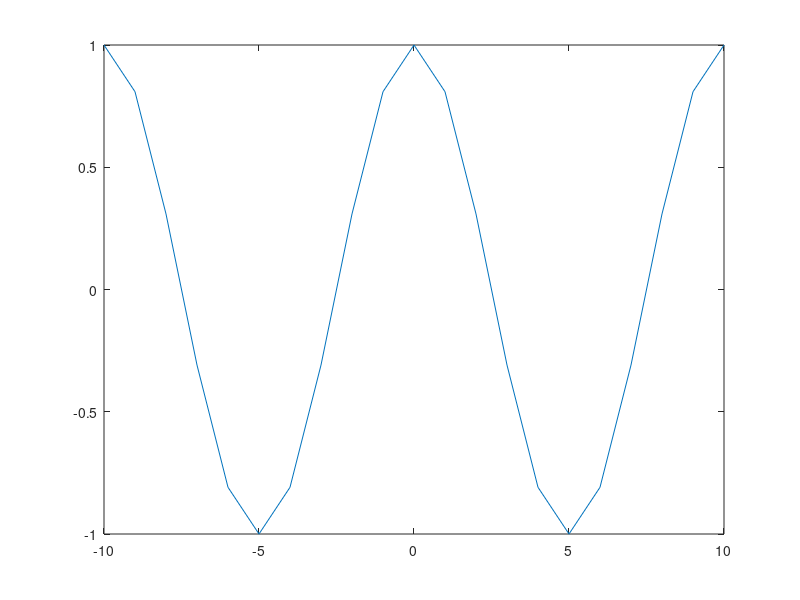
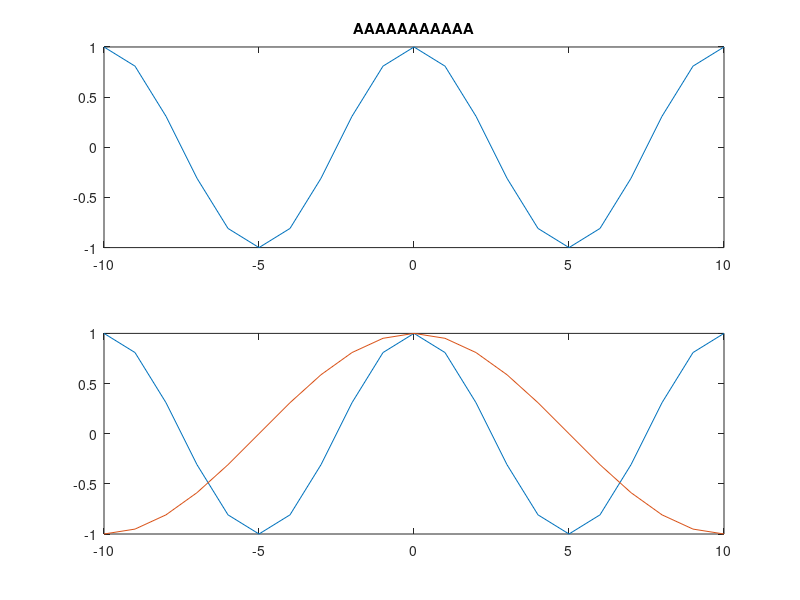

These figures' MATLAB source, in order:
% Fazendo grafico de uma variavel
x=[-10:10]; yreta=x; yparab=x.^2;
x2=[-20:10:20]; yreta2=x2; yparab2=x2.^2;
cos1=cos((pi/5).*x); cos2=cos((pi/10).*x);cos3=cos((pi/10).*x2);
x3=[-10:0.25:10];cos3=cos((pi/5).*x3);
x4=[-10:2:10];cos4=cos((pi/5).*x4);

%Plotando grafico
plot(x,yreta)
figure(2),plot(x,yreta,'k') %Mudando onde guarda o grafico default=figure(1)
plot(x,yreta,'ko')
plot(x,yreta,'ko-')
plot(x,yreta,'.-r')

%'Criando' cor com a escala RGB.
plot(x,yreta,'.-r','Color',[0 0.7 0])
plot(x,yreta,'.-r','Color',[1 1 0])
plot(x,yreta,'.-r','Color',[0 0.4470 0.7410])
plot(x,yreta,'.-r','Color',[255, 153, 51]/255)
grid

%Colocando dois grafico.
plot(x,cos1,x,cos2)
% %Outra forma
plot(x,cos1); hold
plot(x,cos2)
% %Em  dois figures diferentes
figure(1),plot(x,cos1)
figure(2),plot(x,cos2)
%%Dois no mesmo figure
subplot(2,1,1);
plot(x,cos1)
title('AAAAAAAAAAA')
subplot(2,1,2);
plot(x,cos2,'Color',[1 0 0])
title('BBBBBBBBBBBB')

%Outros graficos.
plot(x4,cos4,x3,cos3)
legend({'Grafico com menos pontos','Grafico com mais pontos'},'Location','southwest')
%  %Outra forma
plot(x,cos1); hold
plot(x,cos2)
